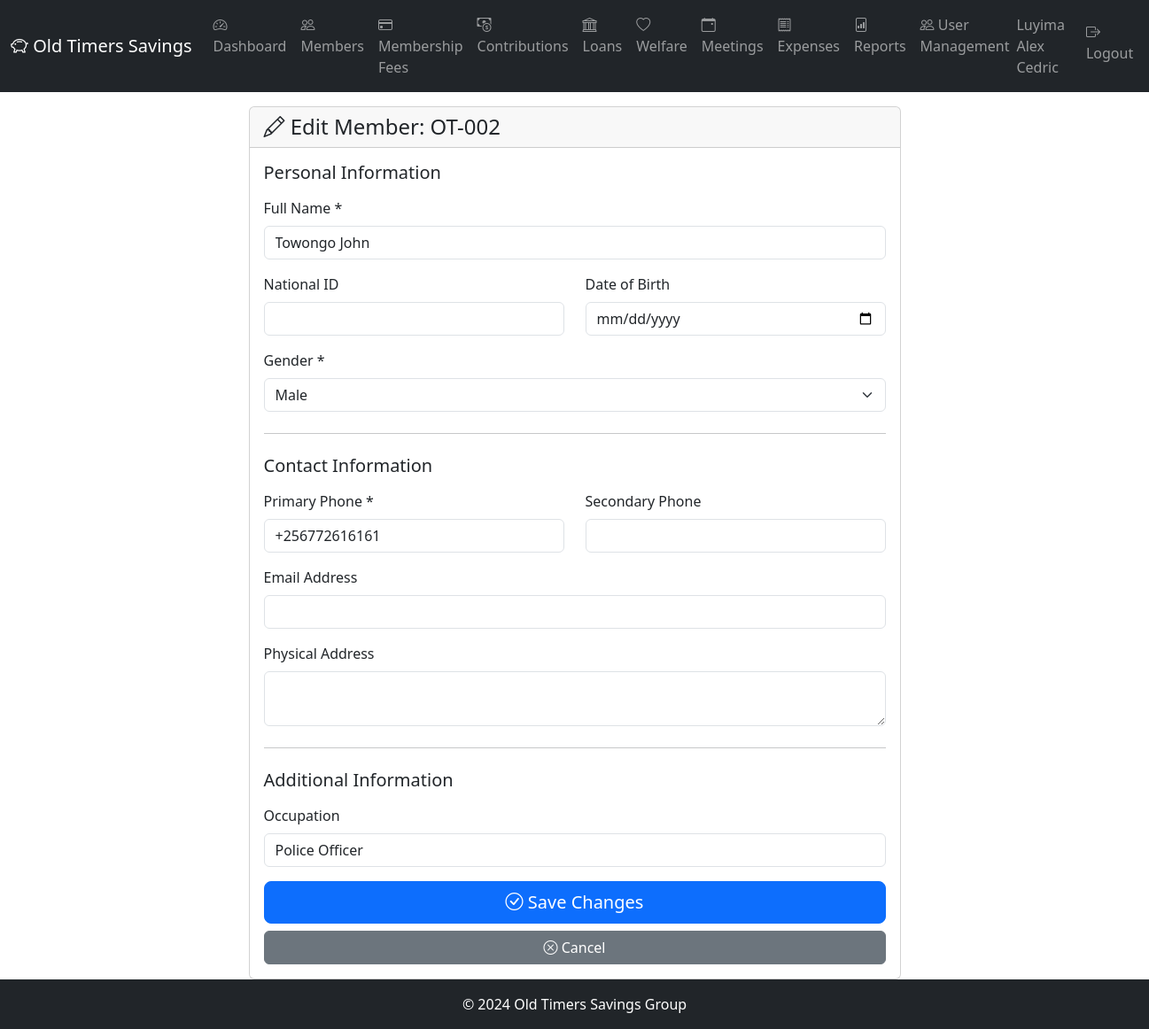
The app's page /members/2/edit (signed in) with its own data.
### app/models/member.py (models this page shows, shortened)
class Member(db.Model):
    __tablename__ = 'members'
    id = db.Column(db.Integer, primary_key=True)
    member_number = db.Column(db.String(10), unique=True, nullable=False)  # OT-001
    full_name = db.Column(db.String(100), nullable=False)
    national_id = db.Column(db.String(20), unique=True)
    date_of_birth = db.Column(db.Date)
    gender = db.Column(db.String(10))  # Male, Female
    phone_primary = db.Column(db.String(20), nullable=False)
    phone_secondary = db.Column(db.String(20))
    email = db.Column(db.String(100))
    physical_address = db.Column(db.Text)
    occupation = db.Column(db.String(100))
    date_joined = db.Column(db.Date, nullable=False)
    membership_fee_paid = db.Column(db.Boolean, default=False)
    membership_fee_date = db.Column(db.Date)
    membership_fee_receipt = db.Column(db.String(20))
    status = db.Column(db.String(20), default='Active')  # Active, Inactive, Suspended, Expelled, Deceased
    total_contributed = db.Column(db.Numeric(15, 2), default=0.00)
    consecutive_months_paid = db.Column(db.Integer, default=0)
    last_contribution_date = db.Column(db.Date)
    qualified_for_benefits = db.Column(db.Boolean, default=False)
    suspension_date = db.Column(db.Date)
    expulsion_date = db.Column(db.Date)
    expulsion_reason = db.Column(db.Text)
    refund_amount = db.Column(db.Numeric(15, 2))
    refund_paid = db.Column(db.Boolean, default=False)
    created_at = db.Column(db.DateTime, default=datetime.utcnow)
    updated_at = db.Column(db.DateTime, default=datetime.utcnow, onupdate=datetime.utcnow)
    created_by = db.Column(db.Integer)
    next_of_kin = db.relationship('NextOfKin', backref='member', lazy='dynamic', cascade='all, delete-orphan')
    contributions = db.relationship('Contribution', backref='member', lazy='dynamic')
    welfare_requests = db.relationship('WelfareRequest', backref='member', lazy='dynamic')
    loans = db.relationship('Loan', backref='member', lazy='dynamic', foreign_keys='Loan.member_id')
    loans_guaranteed1 = db.relationship('Loan', foreign_keys='Loan.guarantor1_id', lazy='dynamic')
    loans_guaranteed2 = db.relationship('Loan', foreign_keys='Loan.guarantor2_id', lazy='dynamic')

### app/routes/members.py (the view, shortened to what this page needs)
@members.route('/<int:id>/edit', methods=['GET', 'POST'])
@login_required
@executive_required
def edit_member(id):
    member = Member.query.get_or_404(id)
    return render_template('members/edit.html', member=member)

### app/models/user.py (called while the page is built)
@login_manager.user_loader
def load_user(user_id):
    return User.query.get(int(user_id))

    def is_super_admin(self):
        return self.role == 'SuperAdmin'

    def is_executive(self):
        return self.role == 'Executive'

### app/templates/members/edit.html (shortened to what this page needs)
{% extends "base.html" %}
{% block content %}
<div class="container">
    <div class="row justify-content-center">
        <div class="col-md-8">
            <div class="card">
                <div class="card-header">
                    <h4 class="mb-0"><i class="bi bi-pencil"></i> Edit Member: {{ member.member_number }}</h4>
                </div>
                <div class="card-body">
                    <form method="POST" action="{{ url_for('members.edit_member', id=member.id) }}">
                        <h5 class="mb-3">Personal Information</h5>
                        <div class="mb-3">
                            <label for="full_name" class="form-label">Full Name *</label>
                            <input type="text" class="form-control" id="full_name" name="full_name"
                                   value="{{ member.full_name }}" required>
                        </div>
                        <div class="row">
                            <div class="col-md-6 mb-3">
                                <label for="national_id" class="form-label">National ID</label>
                                <input type="text" class="form-control" id="national_id" name="national_id"
                                       value="{{ member.national_id or '' }}">
                            </div>
                            <div class="col-md-6 mb-3">
                                <label for="date_of_birth" class="form-label">Date of Birth</label>
                                <input type="date" class="form-control" id="date_of_birth" name="date_of_birth"
                                       value="{{ member.date_of_birth if member.date_of_birth else '' }}">
                            </div>
                        </div>
                        <div class="mb-3">
                            <label for="gender" class="form-label">Gender *</label>
                            <select class="form-select" id="gender" name="gender" required>
                                <option value="Male" {% if member.gender == 'Male' %}selected{% endif %}>Male</option>
                            </select>
                        </div>
                        <hr class="my-4">
                        <h5 class="mb-3">Contact Information</h5>
                        <div class="row">
                            <div class="col-md-6 mb-3">
                                <label for="phone_primary" class="form-label">Primary Phone *</label>
                                <input type="tel" class="form-control" id="phone_primary" name="phone_primary"
                                       value="{{ member.phone_primary }}" required>
                            </div>
                            <div class="col-md-6 mb-3">
                                <label for="phone_secondary" class="form-label">Secondary Phone</label>
                                <input type="tel" class="form-control" id="phone_secondary" name="phone_secondary"
                                       value="{{ member.phone_secondary or '' }}">
                            </div>
                        </div>
                        <div class="mb-3">
                            <label for="email" class="form-label">Email Address</label>
                            <input type="email" class="form-control" id="email" name="email"
                                   value="{{ member.email or '' }}">
                        </div>
                        <div class="mb-3">
                            <label for="physical_address" class="form-label">Physical Address</label>
                            <textarea class="form-control" id="physical_address" name="physical_address"
                                      rows="2">{{ member.physical_address or '' }}</textarea>
                        </div>
                        <hr class="my-4">
                        <h5 class="mb-3">Additional Information</h5>
                        <div class="mb-3">
                            <label for="occupation" class="form-label">Occupation</label>
                            <input type="text" class="form-control" id="occupation" name="occupation"
                                   value="{{ member.occupation or '' }}">
                        </div>
                        <div class="d-grid gap-2">
                            <button type="submit" class="btn btn-primary btn-lg">
                                <i class="bi bi-check-circle"></i> Save Changes
                            </button>
                            <a href="{{ url_for('members.view_member', id=member.id) }}" class="btn btn-secondary">
                                <i class="bi bi-x-circle"></i> Cancel
                            </a>
                        </div>
                    </form>
                </div>
            </div>
        </div>
    </div>
</div>
{% endblock %}

### app/templates/base.html (shortened to what this page needs)
<!DOCTYPE html>
<html lang="en">
<head>
    <link href="https://cdn.jsdelivr.net/npm/bootstrap@5.3.0/dist/css/bootstrap.min.css" rel="stylesheet">
    <link rel="stylesheet" href="https://cdn.jsdelivr.net/npm/bootstrap-icons@1.10.0/font/bootstrap-icons.css">
</head>
<body>
    {% if current_user.is_authenticated %}
    <nav class="navbar navbar-expand-lg navbar-dark bg-dark">
        <div class="container-fluid">
            <a class="navbar-brand" href="{{ url_for('main.dashboard') }}">
                <i class="bi bi-piggy-bank"></i> Old Timers Savings
            </a>
            <div class="collapse navbar-collapse">
                <ul class="navbar-nav me-auto">
                    <li class="nav-item">
                        <a class="nav-link" href="{{ url_for('main.dashboard') }}">
                            <i class="bi bi-speedometer2"></i> Dashboard
                        </a>
                    </li>
                    {% if current_user.is_super_admin() or current_user.is_executive() or current_user.is_auditor() %}
                    <li class="nav-item">
                        <a class="nav-link" href="{{ url_for('members.list_members') }}">
                            <i class="bi bi-people"></i> Members
                        </a>
                    </li>
                    <li class="nav-item">
                        <a class="nav-link" href="{{ url_for('membership_fees.list_members') }}">
                            <i class="bi bi-credit-card"></i> Membership Fees
                        </a>
                    </li>
                    <li class="nav-item">
                        <a class="nav-link" href="{{ url_for('contributions.list_contributions') }}">
                            <i class="bi bi-cash-coin"></i> Contributions
                        </a>
                    </li>
                    <li class="nav-item">
                        <a class="nav-link" href="{{ url_for('loans.list_loans') }}">
                            <i class="bi bi-bank"></i> Loans
                        </a>
                    </li>
                    <li class="nav-item">
                        <a class="nav-link" href="{{ url_for('welfare.list_requests') }}">
                            <i class="bi bi-heart"></i> Welfare
                        </a>
                    </li>
                    <li class="nav-item">
                        <a class="nav-link" href="{{ url_for('meetings.list_meetings') }}">
                            <i class="bi bi-calendar-event"></i> Meetings
                        </a>
                    </li>
                    <li class="nav-item">
                        <a class="nav-link" href="{{ url_for('expenses.list_expenses') }}">
                            <i class="bi bi-receipt"></i> Expenses
                        </a>
                    </li>
                    {% endif %}
                    <li class="nav-item">
                        <a class="nav-link" href="{{ url_for('reports.reports_index') }}">
                            <i class="bi bi-file-bar-graph"></i> Reports
                        </a>
                    </li>
                    {% if current_user.is_super_admin() %}
                    <li class="nav-item">
                        <a class="nav-link" href="{{ url_for('users.list_users') }}">
                            <i class="bi bi-people"></i> User Management
                        </a>
                    </li>
                    {% endif %}
                </ul>
                <ul class="navbar-nav ms-auto">
                    <li class="nav-item">
                        <span class="navbar-text me-3">
                            {{ current_user.member.full_name }}
                        </span>
                    </li>
                    <li class="nav-item">
                        <a class="nav-link" href="{{ url_for('auth.logout') }}">
                            <i class="bi bi-box-arrow-right"></i> Logout
                        </a>
                    </li>
                </ul>
            </div>
        </div>
    </nav>
    {% endif %}
    <main>
        {% block content %}{% endblock %}
    </main>
    <footer class="bg-dark text-white text-center py-3 mt-auto">
        <p class="mb-0">&copy; 2024 Old Timers Savings Group</p>
    </footer>
</body>
</html>

### app/templates/base.html (style rules this page uses)
body { min-height: 100vh; display: flex; flex-direction: column; }
main { flex: 1; }

### records on screen
Member: member.full_name "Luyima Alex Cedric"
Member: member_number "OT-002", full_name "Towongo John", gender "Male", phone_primary "+256772616161", occupation "Police Officer"
